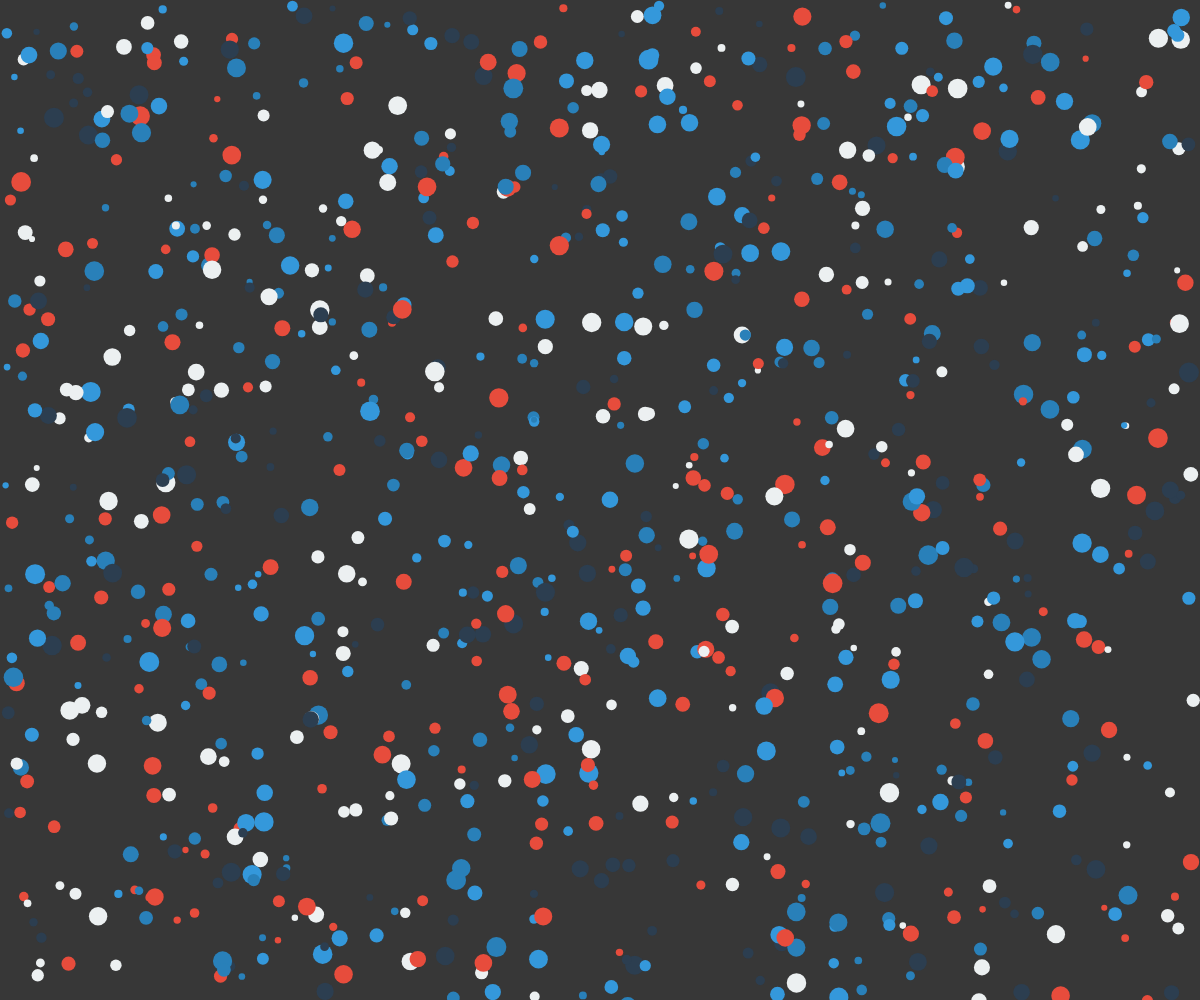
Frame 1 (no input)
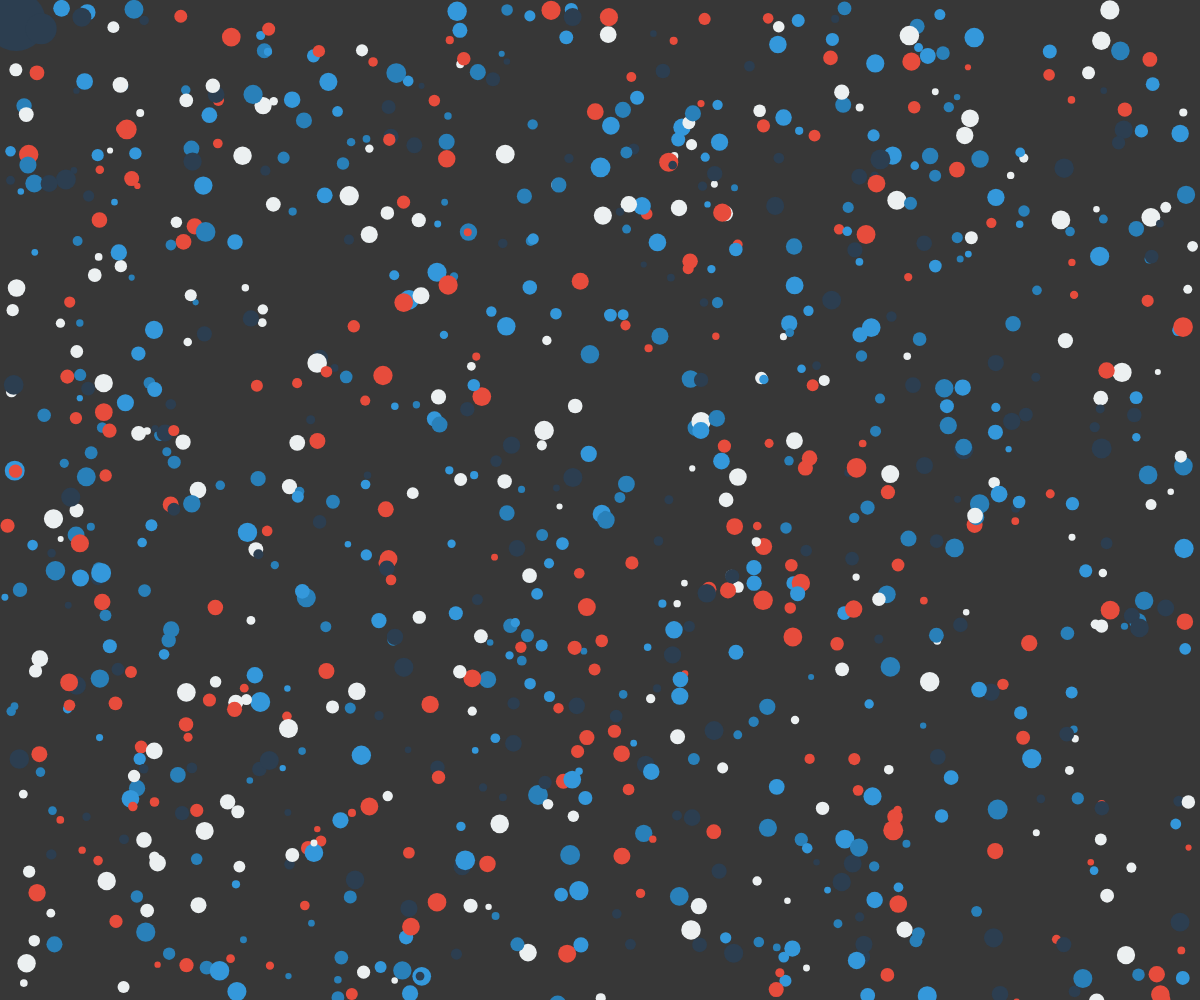
Frame 60 (no input)
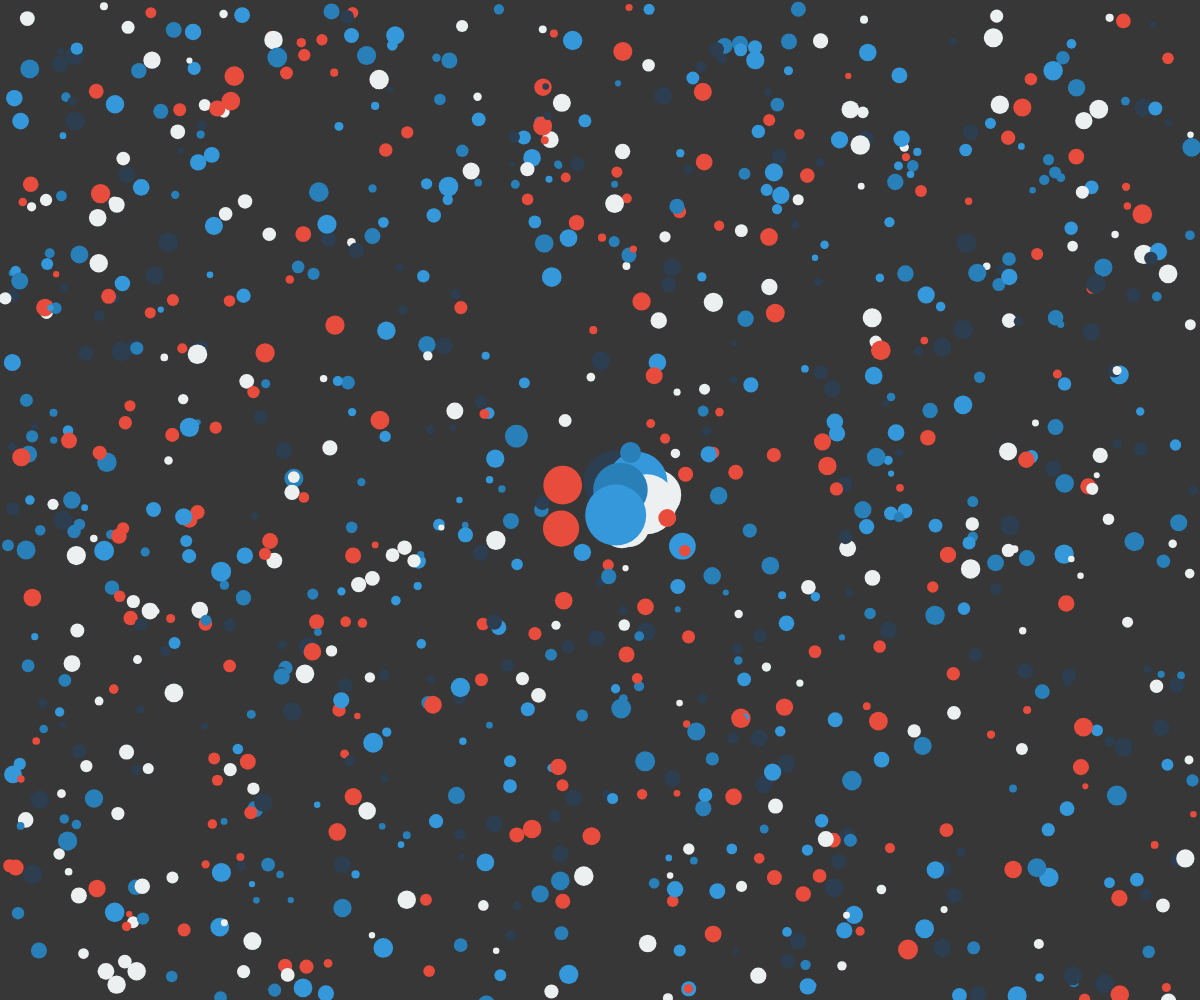
Frame 120 (the mouse pressed at the canvas centre since frame 60)

The p5.js sketch that drew these frames (run headless with seeded random() and noise() and a simulated clock; from frame 60 on, the mouse is pressed at the canvas centre):

// p5.js sketch
// ── sketch.js
var particles = [];

function setup() { 
  createCanvas(windowWidth, windowHeight);
  var amount = (windowWidth+windowHeight)/2
		
	for (var i = 0; i < amount; i++) {
		particles[i] = new Particle();
	}
  
  console.log(amount);
} 

function draw() { 
  background(55);
	
	for (var i = particles.length-1; i >=0; i--) {
		particles[i].show();
		particles[i].update();
	}
}

function windowResized() {
	resizeCanvas(windowWidth, windowHeight); 
}
// ── Particle.js
colorArray = [
	'#2C3E50', '#E74C3C', '#ECF0F1', '#3498DB', '#2980B9'
]

var maxRadius = 30;
var area = 50;

function Particle() {
	dx = random(-1, 1);
	dy = random(-1, 1);
	r = random(3,10);
	
	x = random(0+r, width-r);
	y = random(0+r, width-r);
	
	this.color = random(colorArray)
	
	this.pos = createVector(x,y);
	this.vel = createVector(dx,dy);
	this.r = r;
	this.oriR = r;
	
	this.vel.setMag(2);
	
	this.update = function() {
		if (this.pos.x+this.r >= width || this.pos.x-this.r <= 0) {
			this.vel.x = -this.vel.x;
		}
		if (this.pos.y+this.r >= height || this.pos.y-this.r <= 0) {
			this.vel.y = -this.vel.y;
		}
		
		this.pos.add(this.vel);
		
		mousePos = createVector(mouseX, mouseY);
		xDist = mousePos.x - this.pos.x;
		yDist = mousePos.y - this.pos.y;
		
		if (xDist < area && xDist > -area && this.r < maxRadius && yDist < area && yDist > -area) {
			this.r += 1;
		} else if ((xDist >= area && this.oriR < this.r) || (xDist <= -area && this.oriR < this.r) ||
							(yDist >= area && this.oriR < this.r) || (yDist <= -area && this.oriR < this.r)) {
			this.r -= 1
		}
		
	}
	
	this.show = function() {
		noStroke();
	  fill(this.color);
		ellipse(this.pos.x, this.pos.y, this.r*2, this.r*2);
	}
}
